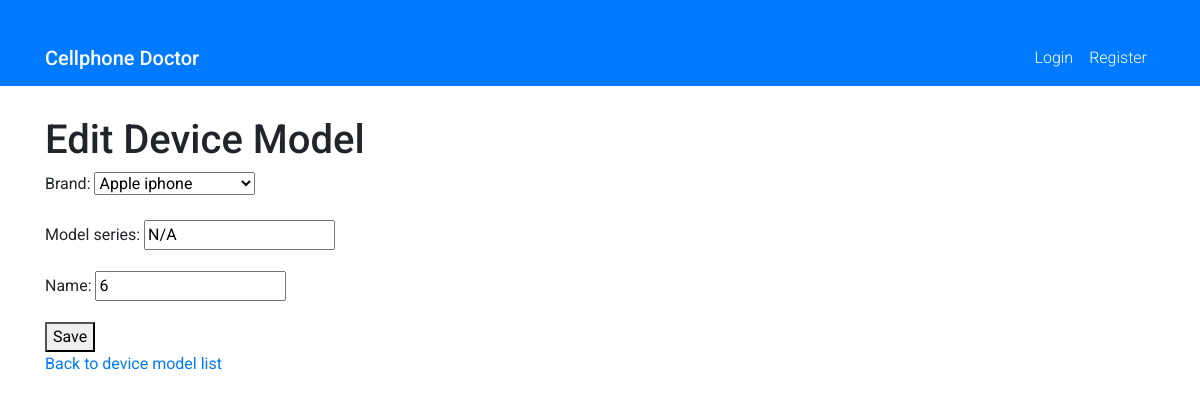
Page /store/devicemodel/1/edit/ on the committed database.
### store/models.py (models this page shows, shortened)
class DeviceModel(models.Model):
    brand = models.ForeignKey(Brand, on_delete=models.CASCADE)
    model_series = models.CharField(max_length=50, default="N/A")
    name = models.CharField(max_length=50)
    class Meta:
        ordering = ('id',)
        verbose_name = 'Device Model'
        verbose_name_plural = 'Device Models'

class Manufacturer(models.Model):
    name = models.CharField(max_length=50, unique=True)
    class Meta:
        ordering = ('id',)
        verbose_name = 'Manufacturer'
        verbose_name_plural = 'Manufacturers'

class Brand(models.Model):
    manufacturer = models.ForeignKey(Manufacturer, on_delete=models.CASCADE)
    name = models.CharField(max_length=50)
    def __str__(self):
        return self.manufacturer.name + " " + self.name
    class Meta:
        ordering = ('id',)
        verbose_name = 'Device Brand'
        verbose_name_plural = 'Device Brands'

### store/views.py (the view)
# urls.py: path('devicemodel/<int:pk>/edit/', views.DeviceModelUpdateView.as_view(), name='devicemodel_update'),
class DeviceModelUpdateView(UpdateView):
    model = DeviceModel
    fields = ['brand', 'model_series', 'name']
    template_name = 'store/devicemodel/devicemodel_form.html'
    success_url = reverse_lazy('store:devicemodel_list')

### store/templates/store/devicemodel/devicemodel_form.html (shortened to what this page needs)
{% extends 'base.html' %}
{% block content %}
  <h1>{% if object %}Edit Device Model{% else %}Add Device Model{% endif %}</h1>
  <form method="post">
    {{ form.as_p }}
    <button type="submit">Save</button>
  </form>
  <a href="{% url 'store:devicemodel_list' %}">Back to device model list</a>
{% endblock %}

### static/css/styles.css (style rules this page uses)
body { font-family: 'Roboto', sans-serif; }

### rows in the picture
DeviceModel: brand "Apple iphone", model_series "N/A"
Manufacturer: name "6"
